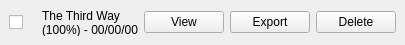
<?xml version="1.0" encoding="UTF-8"?>
<ui version="4.0">
 <class>SavegameWidget</class>
 <widget class="QWidget" name="SavegameWidget">
  <property name="geometry">
   <rect>
    <x>0</x>
    <y>0</y>
    <width>405</width>
    <height>45</height>
   </rect>
  </property>
  <property name="windowTitle">
   <string>Savegame Widget</string>
  </property>
  <layout class="QHBoxLayout" name="hlSavegameContent">
   <property name="leftMargin">
    <number>0</number>
   </property>
   <property name="topMargin">
    <number>0</number>
   </property>
   <property name="rightMargin">
    <number>0</number>
   </property>
   <property name="bottomMargin">
    <number>0</number>
   </property>
   <item>
    <widget class="QFrame" name="SavegameFrame">
     <property name="frameShape">
      <enum>QFrame::NoFrame</enum>
     </property>
     <property name="frameShadow">
      <enum>QFrame::Plain</enum>
     </property>
     <property name="lineWidth">
      <number>0</number>
     </property>
     <layout class="QHBoxLayout" name="hlSavegame">
      <item>
       <widget class="QCheckBox" name="cbSelected">
        <property name="text">
         <string/>
        </property>
       </widget>
      </item>
      <item>
       <widget class="QLabel" name="labSavegamePic">
        <property name="text">
         <string/>
        </property>
        <property name="pixmap">
         <pixmap resource="res/app.qrc">:/img/savegame.png</pixmap>
        </property>
       </widget>
      </item>
      <item>
       <widget class="QLabel" name="labSavegameStr">
        <property name="sizePolicy">
         <sizepolicy hsizetype="Expanding" vsizetype="Preferred">
          <horstretch>0</horstretch>
          <verstretch>0</verstretch>
         </sizepolicy>
        </property>
        <property name="text">
         <string>The Third Way (100%) - 00/00/00 00:00:00</string>
        </property>
        <property name="wordWrap">
         <bool>true</bool>
        </property>
       </widget>
      </item>
      <item>
       <widget class="QPushButton" name="cmdView">
        <property name="toolTip">
         <string>View savegame</string>
        </property>
        <property name="text">
         <string>View</string>
        </property>
       </widget>
      </item>
      <item>
       <widget class="QPushButton" name="cmdCopy">
        <property name="toolTip">
         <string>Copy savegame</string>
        </property>
        <property name="text">
         <string>Export</string>
        </property>
        <property name="autoDefault">
         <bool>true</bool>
        </property>
       </widget>
      </item>
      <item>
       <widget class="QPushButton" name="cmdDelete">
        <property name="toolTip">
         <string>Delete savegame</string>
        </property>
        <property name="text">
         <string>Delete</string>
        </property>
        <property name="autoDefault">
         <bool>true</bool>
        </property>
       </widget>
      </item>
     </layout>
    </widget>
   </item>
  </layout>
 </widget>
 <resources>
  <include location="res/app.qrc"/>
 </resources>
 <connections/>
</ui>
